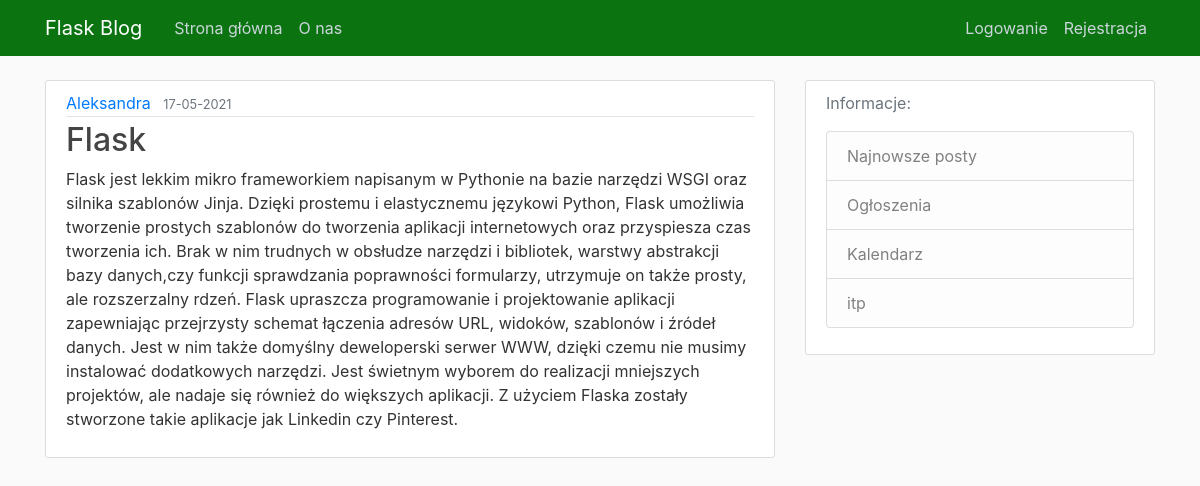
The page /post/5 on the database its author committed.
### blogapp/models.py (models this page shows, shortened)
class User(db.Model, UserMixin):
    id = db.Column(db.Integer, primary_key=True)
    username = db.Column(db.String(20), unique=True, nullable=False)
    email = db.Column(db.String(120), unique=True, nullable=False)
    image_file = db.Column(db.String(20), nullable=False, default='default.jpg')
    password = db.Column(db.String(60), nullable=False)
    posts = db.relationship('Post', backref='author', lazy=True)

class Post(db.Model):
    id = db.Column(db.Integer, primary_key=True)
    title = db.Column(db.String(100), nullable=False)
    date_posted = db.Column(db.DateTime, nullable=False, default=datetime.utcnow)
    content = db.Column(db.Text, nullable=False)
    user_id = db.Column(db.Integer, db.ForeignKey('user.id'), nullable=False)

### blogapp/routes.py (the view)
@app.route("/post/<int:post_id>")
def post(post_id):
    post = Post.query.get_or_404(post_id)
    return render_template('post.html', title=post.title, post=post)

### blogapp/templates/post.html (shortened to what this page needs)
{% extends "layout.html" %}
{% block content %}
  <article class="media content-section">
    <div class="media-body">
      <div class="article-metadata">
        <a class="mr-2" href="#">{{ post.author.username }}</a>
        <small class="text-muted">{{ post.date_posted.strftime('%d-%m-%Y') }}</small>
      </div>
      <h2 class="article-title">{{ post.title }}</h2>
      <p class="article-content break-word">{{ post.content }}</p>
    </div>
  </article>
{% endblock content %}

### blogapp/static/main.css (style rules this page uses)
body { background: #fafafa; color: #333333; margin-top: 5rem; }
h1, h2, h3, h4, h5, h6 { color: #444444; }
.content-section { background: #ffffff; padding: 10px 20px; border: 1px solid #dddddd; border-radius: 3px; margin-bottom: 20px; white-space: normal !important; word-wrap: break-word; }
.article-title { color: #444444; }
.article-content { white-space: normal !important; word-wrap: break-word; }
.article-metadata { padding-bottom: 1px; margin-bottom: 4px; border-bottom: 1px solid #e3e3e3 }
.break-word { white-space: normal !important; word-wrap: break-word; }

### rows shown on the page
User: author.username "Aleksandra"
Post: date_posted "17-05-2021", title "Flask", content "Flask jest lekkim mikro frameworkiem napisanym w Pythonie na bazie narzędzi WSGI oraz silnika szablonów Jinja. Dzięki prostemu i elastycznemu językowi Python, Flask umożliwia tworzenie prostych szablonów do tworzenia aplikacji internetowych oraz przyspiesza czas tworzenia ich. Brak w nim trudnych w obsłudze narzędzi i bibliotek, warstwy abstrakcji bazy danych,czy funkcji sprawdzania poprawności formularzy, utrzymuje on także prosty, ale rozszerzalny rdzeń. Flask upraszcza programowanie i projektowanie aplikacji zapewniając przejrzysty schemat łączenia adresów URL, widoków, szablonów i źródeł danych. Jest w nim także domyślny deweloperski serwer WWW, dzięki czemu nie musimy instalować…"
